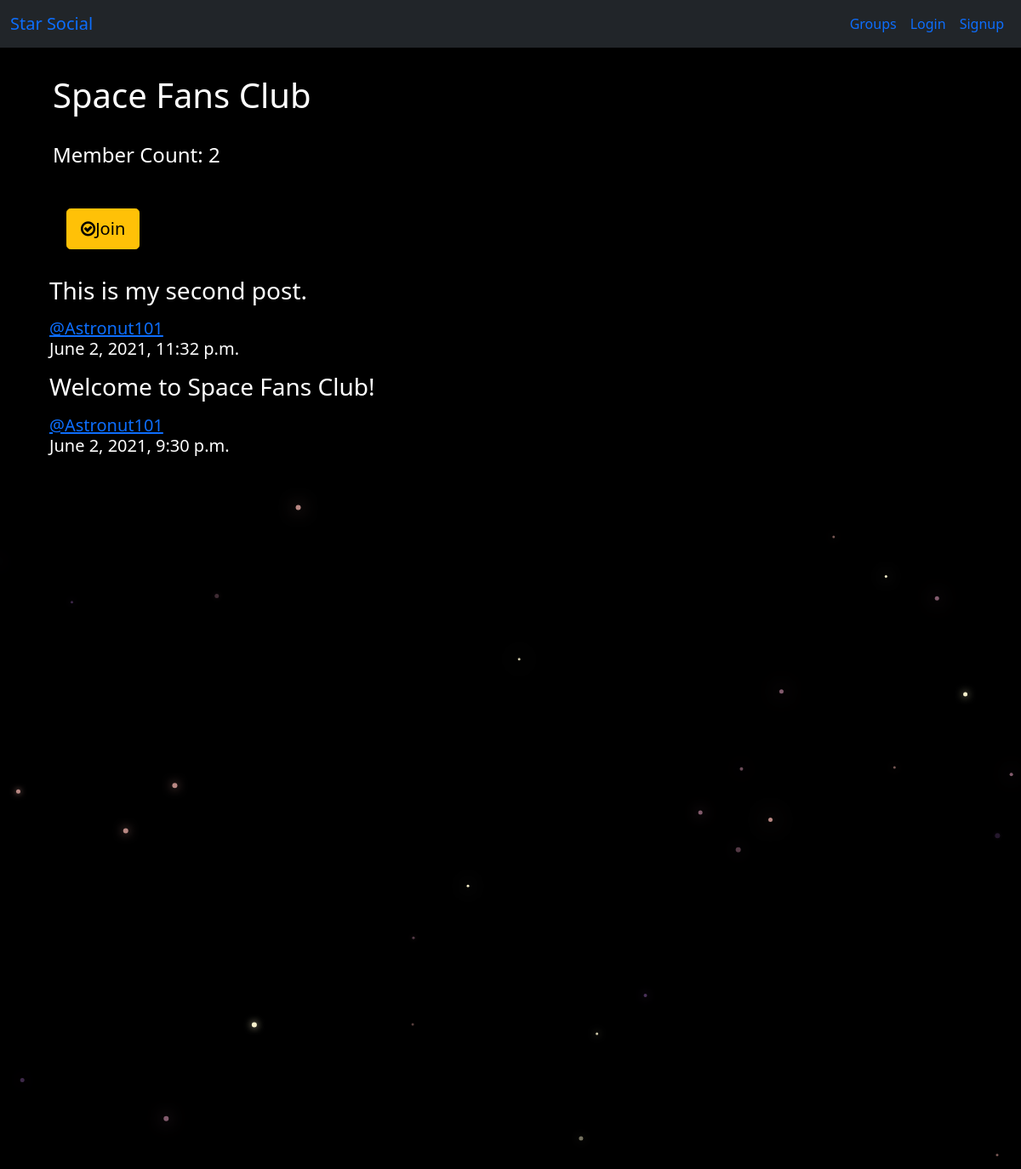
Screenshot of /groups/posts/in/space-fans-club/ with the database file from the repository.
### groups/models.py (models this page shows, shortened)
class Group(models.Model):
    name = models.CharField(max_length=50,unique=True)
    slug = models.SlugField(allow_unicode=True,unique=True)
    description = models.TextField(blank=True,default='')
    description_html = models.TextField(editable=False,default='',blank=True)
    members = models.ManyToManyField(User,through='GroupMember')
    class Meta:
        ordering = ['name']

### posts/models.py (models this page shows, shortened)
class Post(models.Model):
    user = models.ForeignKey(User,related_name='posts',on_delete=models.CASCADE)
    created_at = models.DateTimeField(auto_now=True)
    message = models.TextField()
    message_html = models.TextField(editable=False)
    group = models.ForeignKey(Group,related_name='posts',null=True,blank=True,on_delete=models.CASCADE)
    class Meta:
        ordering = ['-created_at']
        unique_together = ['user','message']

### groups/views.py (the view)
# urls.py: path('posts/in/<slug>/',views.SingleGroup.as_view(),name='single'),
class SingleGroup(generic.DetailView):
    model = Group

### groups/templates/groups/group_detail.html
{% extends 'groups/group_base.html' %}
{% block pregroup %}
<div class="container card-body">
  <h1>{{group.name}}</h1><br>
  <h4>Member Count: {{group.members.count}}</h4><br>
  <div class="content card-body">
    {% if user in group.members.all %}
      <a href="{% url 'groups:leave' slug=group.slug %}" class='btn btn-lg btn-fill btn-warning'><span class='fa fa-times-circle-o'></span>Leave</a>
    {% else %}
      <a href="{% url 'groups:join' slug=group.slug %}" class='btn btn-lg btn-fill btn-warning'><span class='fa fa-check-circle-o'></span>Join</a>
    {% endif %}
  </div>
</div>
{% endblock %}
{% block group_content %}
<div class="col-md-8">
  {% if group.posts.count == 0 %}
    <h2>No posts in this group yet!</h2>
  {% else %}
    {% for post in group.posts.all %}
      {% include 'posts/_post.html' %}
    {% endfor %}
  {% endif %}
</div>
{% endblock %}

### groups/templates/groups/group_base.html (shortened to what this page needs)
{% extends 'base.html' %}
{% block content %}
<div class="container card-body">
  <div class="row">
    {% block pregroup %}{% endblock %}
    {% block group_content %}{% endblock %}
  </div>
</div>
{% endblock %}

### templates/base.html (shortened to what this page needs)
<!DOCTYPE html>
{% load static %}
<html lang="en" dir="ltr">
  <head>
    <link href="https://cdn.jsdelivr.net/npm/bootstrap@5.0.1/dist/css/bootstrap.min.css" rel="stylesheet">
    <link href="https://maxcdn.bootstrapcdn.com/font-awesome/4.7.0/css/font-awesome.min.css" rel="stylesheet">
    <link rel="stylesheet" href="{% static 'social_project/css/master.css'%}">
  </head>
  <body>
    <nav class="navbar navbar-expand-lg bg-dark mynav" role="navigation" id="navbar">
      <div class="container-fluid">
        <div class="navbar-nav align-items-center">
          <a class="navbar-brand bigbrand mynav" href="{% url 'home' %}">Star Social</a>
        </div>
        <div class="navbar-nav ml-auto">
          {% if user.is_authenticated %}
            <a class="nav-item nav-link" href="{% url 'posts:create' %}">Post</a></li>
            <a class="nav-item nav-link" href="{% url 'groups:all' %}">Groups</a></li>
            <a class="nav-item nav-link" href="{% url 'groups:create' %}">Create Group</a></li>
            <a class="nav-item nav-link" href="{% url 'accounts:logout' %}">Logout</a></li>
          {% else %}
            <a class="nav-item nav-link" href="{% url 'groups:all' %}">Groups</a></li>
            <a class="nav-item nav-link" href="{% url 'accounts:login' %}">Login</a></li>
            <a class="nav-item nav-link" href="{% url 'accounts:signup' %}">Signup</a></li>
          {% endif %}
        </div>
      </div>
    </nav>
    <div class="container mycontent">
      {% block content %}
      {% endblock %}
    </div>
    <canvas id="canvas"></canvas>
  </body>
</html>

### posts/templates/posts/_post.html (shortened to what this page needs)
<div class="post media">
  <h3>{{post.message_html|safe}}</h3>
  <div class="media-body">
    <h5 class="media-heading">
    <span class="username">
      <a href="{% url 'posts:for_user' username=post.user.username %}">@{{ post.user.username }}</a>
    </span>
    <time class="time">
      <p>{{ post.created_at }}</p>
    </time>
    </h5>
  </div>
</div>

### static/social_project/css/master.css (style rules this page uses)
body { margin: 0; overflow: hidden; background-color: black; color:white; }

### rows the page displays
Group: name "Space Fans Club", members.count "2"
Post: message_html "This is my second post.", user.username "Astronut101", created_at "June 2, 2021, 11:32 p.m."
Post: message_html "Welcome to Space Fans Club!", user.username "Astronut101", created_at "June 2, 2021, 9:30 p.m."
